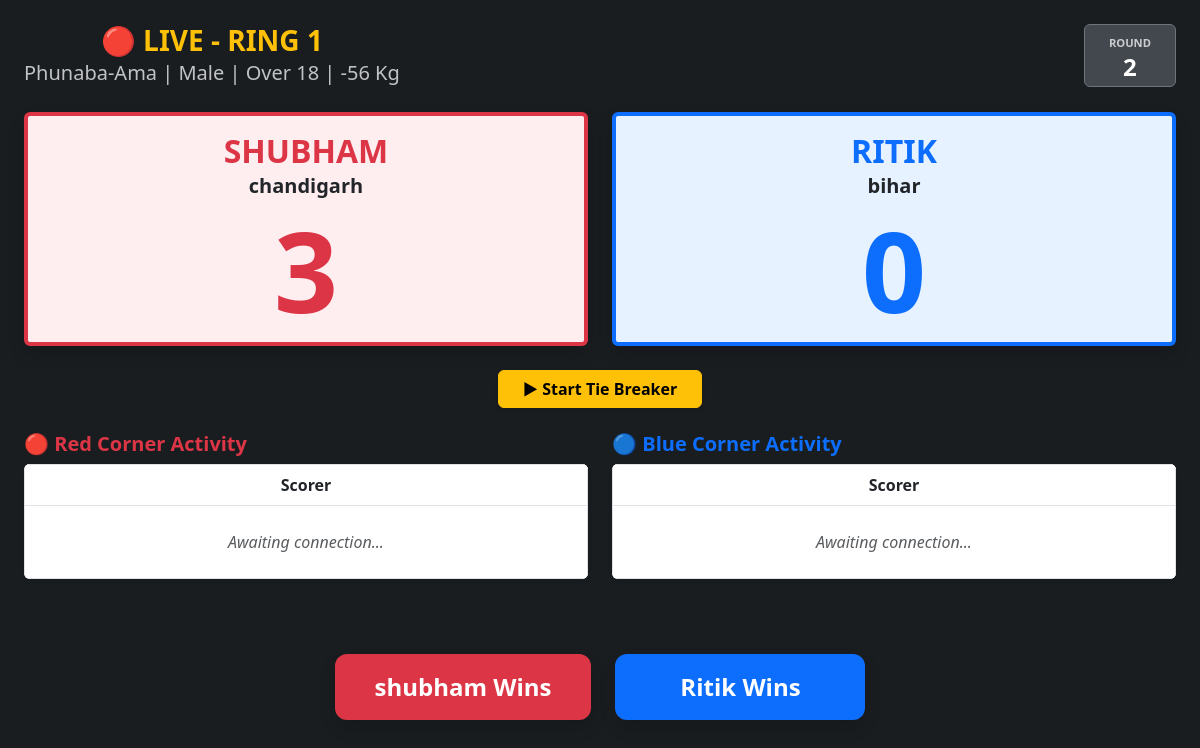
/judge/match/118/live/ (signed in), run on the app's committed database.
### thangta/models.py (models this page shows, shortened)
class Match(models.Model):
    tournament = models.ForeignKey(Tournament, on_delete=models.CASCADE)
    event_type = models.CharField(max_length=50)
    age_category = models.CharField(max_length=3)
    weight_category = models.CharField(max_length=4)
    gender = models.CharField(max_length=10)
    is_active = models.BooleanField(default=False)
    is_completed = models.BooleanField(default=False)
    round_number = models.IntegerField(default=1)
    current_round = models.IntegerField(default=1) # Tracks Round 1, Round 2, or 3 (Tie Breaker)
    current_sub_round = models.IntegerField(default=1)
    match_sequence = models.IntegerField(help_text="Order of the match in this round")
    current_sub_round = models.IntegerField(default=1)
    active_scorers = models.ManyToManyField(CustomUser, blank=True, related_name='scoring_matches')
    ring_number = models.IntegerField(default=1)
    participant_red = models.ForeignKey(Participant, related_name='matches_as_red', on_delete=models.CASCADE)
    participant_blue = models.ForeignKey(Participant, related_name='matches_as_blue', on_delete=models.CASCADE, null=True, blank=True)
    winner = models.ForeignKey(Participant, related_name='matches_won', on_delete=models.SET_NULL, null=True, blank=True)
    round_1_red = models.IntegerField(default=0)
    round_1_blue = models.IntegerField(default=0)
    round_2_red = models.IntegerField(default=0)
    round_2_blue = models.IntegerField(default=0)
    round_3_red = models.IntegerField(default=0)
    round_3_blue = models.IntegerField(default=0)
    @property
    def age_display(self):
        age_map = {'U14': 'Under 14', 'U18': 'Under 18', 'O18': 'Over 18'}
        return age_map.get(self.age_category, self.age_category)
    @property
    def weight_display(self):
        if self.weight_category and "Kg" not in str(self.weight_category):
            return f"{self.weight_category} Kg"
        return self.weight_category
    @property
    def full_category_name(self):
        return f"{self.event_type} | {self.gender} | {self.age_display} | {self.weight_display}"

class Participant(models.Model):
    class GenderChoices(models.TextChoices):
        MALE = 'Male', 'Male'
        FEMALE = 'Female', 'Female'
    class EventTypeChoices(models.TextChoices):
        PHUNABA_AMA = 'Phunaba-Ama', 'Phunaba-Ama'
        PHUNABA_ANISHUBA = 'Phunaba-Anishuba', 'Phunaba-Anishuba'
    class AgeCategory(models.TextChoices):
        UNDER_14 = 'U14', 'Under 14'
        UNDER_18 = 'U18', 'Under 18'
        OVER_18 = 'O18', 'Over 18'
    class WeightCategory(models.TextChoices):
        MINUS_21 = '-21', '-21 Kg'
        MINUS_25 = '-25', '-25 Kg'
        MINUS_29 = '-29', '-29 Kg'
        MINUS_33 = '-33', '-33 Kg'
        MINUS_37 = '-37', '-37 Kg'
        MINUS_40 = '-40', '-40 Kg'
        MINUS_41 = '-41', '-41 Kg'
        MINUS_44 = '-44', '-44 Kg'
        MINUS_45 = '-45', '-45 Kg'
        MINUS_49 = '-49', '-49 Kg'
        MINUS_52 = '-52', '-52 Kg'
        MINUS_53 = '-53', '-53 Kg'
        MINUS_56 = '-56', '-56 Kg'
        MINUS_75 = '-75', '-75 Kg'
        PLUS_53 = '+53', '+53 Kg'
    tournament = models.ForeignKey(
        Tournament,
        on_delete=models.CASCADE,
        related_name='participants',
        null=True, blank=True
    )
    name = models.CharField(max_length=200, null=True, blank=True)
    actual_age = models.IntegerField(null=True, blank=True, help_text="Age in numbers")
    date_of_birth = models.DateField(null=True, blank=True) # Add this!
    age = models.IntegerField(default = 0)
    gender = models.CharField(max_length=10, choices=GenderChoices.choices, null=True, blank=True)
    contact = models.CharField(max_length=15, null=True, blank=True)
    district = models.CharField(max_length=100)
    district_code = models.CharField(max_length=20)
    event_type = models.CharField(max_length=50, choices=EventTypeChoices.choices, null=True, blank=True)
    age_category = models.CharField(
        max_length=3,
        choices=AgeCategory.choices,
        help_text="Select the participant's age group."
    )
    weight_category = models.CharField(
        max_length=4,
        choices=WeightCategory.choices,
        help_text="Select the participant's weight class."
    )

### thangta/permissions.py (the view)
    @login_required(login_url='login')
    def _wrapped_view(request, *args, **kwargs):
        if request.user.role in ['JUDGE', 'ADMIN'] or request.user.is_superuser:
            return view_func(request, *args, **kwargs)
        return redirect('tournament-dashboard')

### thangta/permissions.py (called while the page is built)
def judge_required(view_func):
    @login_required(login_url='login')
    def _wrapped_view(request, *args, **kwargs):
        if request.user.role in ['JUDGE', 'ADMIN'] or request.user.is_superuser:
            return view_func(request, *args, **kwargs)
        return redirect('tournament-dashboard')
    return _wrapped_view

### thangta/templates/judge_live_match.html (shortened to what this page needs)
<!DOCTYPE html>
<html lang="en">
<head>
    <link href="https://cdn.jsdelivr.net/npm/bootstrap@5.3.0/dist/css/bootstrap.min.css" rel="stylesheet">
</head>
<body class="text-white p-4 d-flex flex-column" style="min-height: 100vh;">
<div class="d-flex justify-content-between align-items-center mb-4">
    <div class="text-center">
        <h3 class="m-0 text-warning fw-bold">🔴 LIVE - RING {{ match.ring_number }}</h3>
        <span class="text-light opacity-75 fs-5">{{ match.full_category_name }}</span>
    </div>
    <div class="bg-secondary bg-opacity-50 px-4 py-1 rounded border border-secondary text-center">
        <span class="small text-uppercase fw-bold text-light opacity-75 lh-1" style="font-size: 0.7rem;">ROUND</span>
        <h4 class="m-0 fw-bold">{{ match.current_round|default:"1" }}</h4>
    </div>
</div>
<div class="row g-4 mb-4">
    <div class="col-6">
        <div class="red-panel rounded d-flex flex-column justify-content-center align-items-center text-danger p-3 shadow">
            <h2 class="fw-bold text-center text-uppercase mb-1" style="font-size: 2rem;">{{ match.participant_red.name }}</h2>
            <h5 class="text-dark fw-bold m-0">{{ match.participant_red.district|default:"No City" }}</h5>
            <div class="score-box" id="red-score">{{ red_score }}</div>
        </div>
    </div>
    <div class="col-6">
        <div class="blue-panel rounded d-flex flex-column justify-content-center align-items-center text-primary p-3 shadow">
            {% if match.participant_blue %}
                <h2 class="fw-bold text-center text-uppercase mb-1" style="font-size: 2rem;">{{ match.participant_blue.name }}</h2>
                <h5 class="text-dark fw-bold m-0">{{ match.participant_blue.district|default:"No City" }}</h5>
                <div class="score-box" id="blue-score">{{ blue_score }}</div>
            {% else %}
                <h2 class="fw-bold text-center fst-italic mb-1" style="font-size: 2rem;">BYE</h2>
                <div class="score-box text-muted">-</div>
            {% endif %}
        </div>
    </div>
</div>
<div class="d-flex justify-content-center gap-3 mb-4">
    {% if match.current_round < 3 %}
    <form action="{% url 'advance-match-round' match.id 3 %}" method="POST">
        <button type="submit" class="btn btn-warning fw-bold px-4 shadow-sm" onclick="return confirm('Start Tie Breaker?');">▶ Start Tie Breaker</button>
    </form>
    {% endif %}
</div>
<div class="row g-4 mb-5">
    <div class="col-md-6">
        <h5 class="fw-bold text-danger mb-2">🔴 Red Corner Activity</h5>
        <div class="table-responsive bg-white rounded shadow-sm">
            <table class="table table-bordered text-center mb-0" id="matrix-red">
                <thead class="bg-light">
                    <tr id="matrix-red-header">
                        <th>Scorer</th>
                        </tr>
                </thead>
                <tbody id="matrix-red-body">
                    <tr><td class="text-muted fst-italic p-4">Awaiting connection...</td></tr>
                </tbody>
            </table>
        </div>
    </div>
    <div class="col-md-6">
        <h5 class="fw-bold text-primary mb-2">🔵 Blue Corner Activity</h5>
        <div class="table-responsive bg-white rounded shadow-sm">
            <table class="table table-bordered text-center mb-0" id="matrix-blue">
                <thead class="bg-light">
                    <tr id="matrix-blue-header">
                        <th>Scorer</th>
                        </tr>
                </thead>
                <tbody id="matrix-blue-body">
                    <tr><td class="text-muted fst-italic p-4">Awaiting connection...</td></tr>
                </tbody>
            </table>
        </div>
    </div>
</div>
<div class="mt-auto text-center pb-2">
 <div class="d-flex justify-content-center gap-4 mt-4 mb-5">
    <form method="POST" action="{% url 'update-match-winner' match.id %}">
        <button type="submit" class="btn text-white fw-bold shadow"
                style="background-color: #dc3545; border: none; font-size: 1.5rem; padding: 15px 40px; border-radius: 12px; min-width: 250px;">
          {{ match.participant_red.name }} Wins
        </button>
    </form>
    <form method="POST" action="{% url 'update-match-winner' match.id %}">
        <button type="submit" class="btn text-white fw-bold shadow"
                style="background-color: #0d6efd; border: none; font-size: 1.5rem; padding: 15px 40px; border-radius: 12px; min-width: 250px;">
           {{ match.participant_blue.name }} Wins
        </button>
    </form>
</div>
</div>
</body>
</html>

### thangta/templates/judge_live_match.html (style rules this page uses)
body { background-color: #1a1d20; }
.score-box { font-size: 7rem; font-weight: 900; line-height: 1; margin-top: 1rem; }
.red-panel { background-color: #ffeef0; border: 4px solid #dc3545; }
.blue-panel { background-color: #e6f2ff; border: 4px solid #0d6efd; }

### data on the page
Match: ring_number "1", full_category_name "Phunaba-Ama | Male | Over 18 | -56 Kg", current_round "2", participant_red.name "SHUBHAM", participant_red.district "chandigarh", participant_blue.name "RITIK", participant_blue.district "bihar", participant_red.name "shubham", participant_blue.name "Ritik"

### other printed values
{{ red_score }} "3"
{{ blue_score }} "0"
